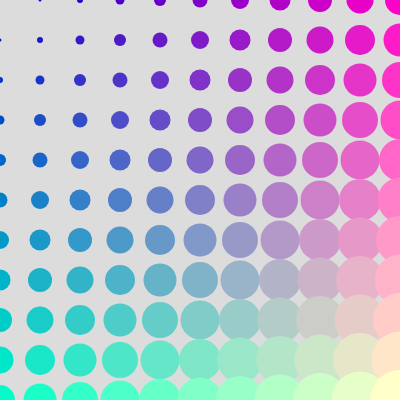
Frame 1 (no input)
Frame 60 (no input): identical to frame 1, image omitted
Frame 120 (the mouse pressed at the canvas centre since frame 60): identical to frame 1, image omitted

The p5.js sketch that drew this single still picture (run headless with seeded random() and noise() and a simulated clock; from frame 60 on, the mouse is pressed at the canvas centre):

// p5.js sketch
// ── sketch.js
let spacing = 40;

function setup() {
  createCanvas(400, 400);
}

function draw() {
  background(220);

  noStroke();

  for (let y = 0; y < 11; ++y) {
    for (let x = 0; x < 11; ++x) {
      fill(x * 25.5, y * 25.5, 200);
      circle(x * spacing, y * spacing, (x + y) * 3);
    }
  }
}
